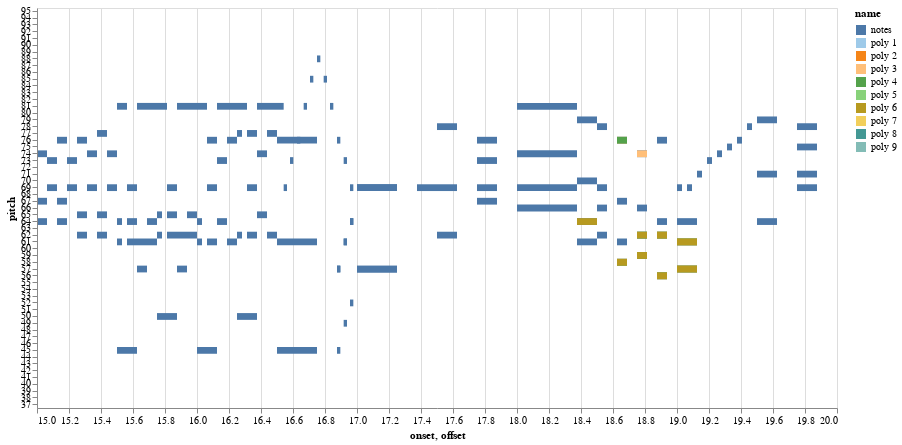

Notebook code cell kept with this figure:
### Code cell
plotpolygrams(notes, spolys[1:9], start=15, stop=20)

### Figure 1 — Vega-Lite specification as saved in the notebook (floating-point values rounded to 4 significant figures; data arrays with more than 128 entries replaced by an {"elided": "..."} marker saying what was removed)
{"data": {"values": {"elided": "3278 records"}}, "encoding": {"color": {"field": "name", "scale": {"scheme": "tableau20"}, "type": "nominal"}, "tooltip": {"field": "pitch", "type": "quantitative"}, "x": {"field": "onset", "scale": {"domain": [15, 20]}, "type": "quantitative"}, "x2": {"field": "offset", "type": "quantitative"}, "y": {"field": "pitch", "scale": {"domain": [95, 94, 93, 92, 91, 90, 89, 88, 87, 86, 85, 84, 83, 82, 81, 80, 79, 78, 77, 76, 75, 74, 73, 72, 71, 70, 69, 68, 67, 66, 65, 64, 63, 62, 61, 60, 59, 58, 57, 56, 55, 54, 53, 52, 51, 50, 49, 48, 47, 46, 45, 44, 43, 42, 41, 40, 39, 38, 37]}, "type": "ordinal"}}, "height": 400, "mark": {"clip": true, "type": "rect"}, "width": 800}
